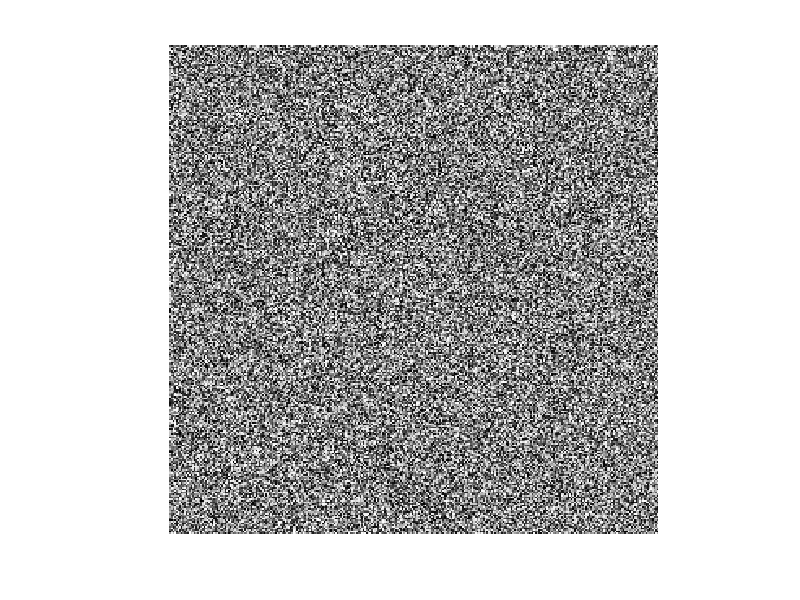

Reproduce this figure in MATLAB.
a = randi([0, 255], 512, 512);
b = mat2gray(a);


[m, n] = size(b);
%R = I(m/4:3*m/4, n/4:3*n/4, 1);
R = b(m/2-150:m/2+150, n/2-150:n/2+150);

R1 = mat2gray(R);
imshow(R1);


